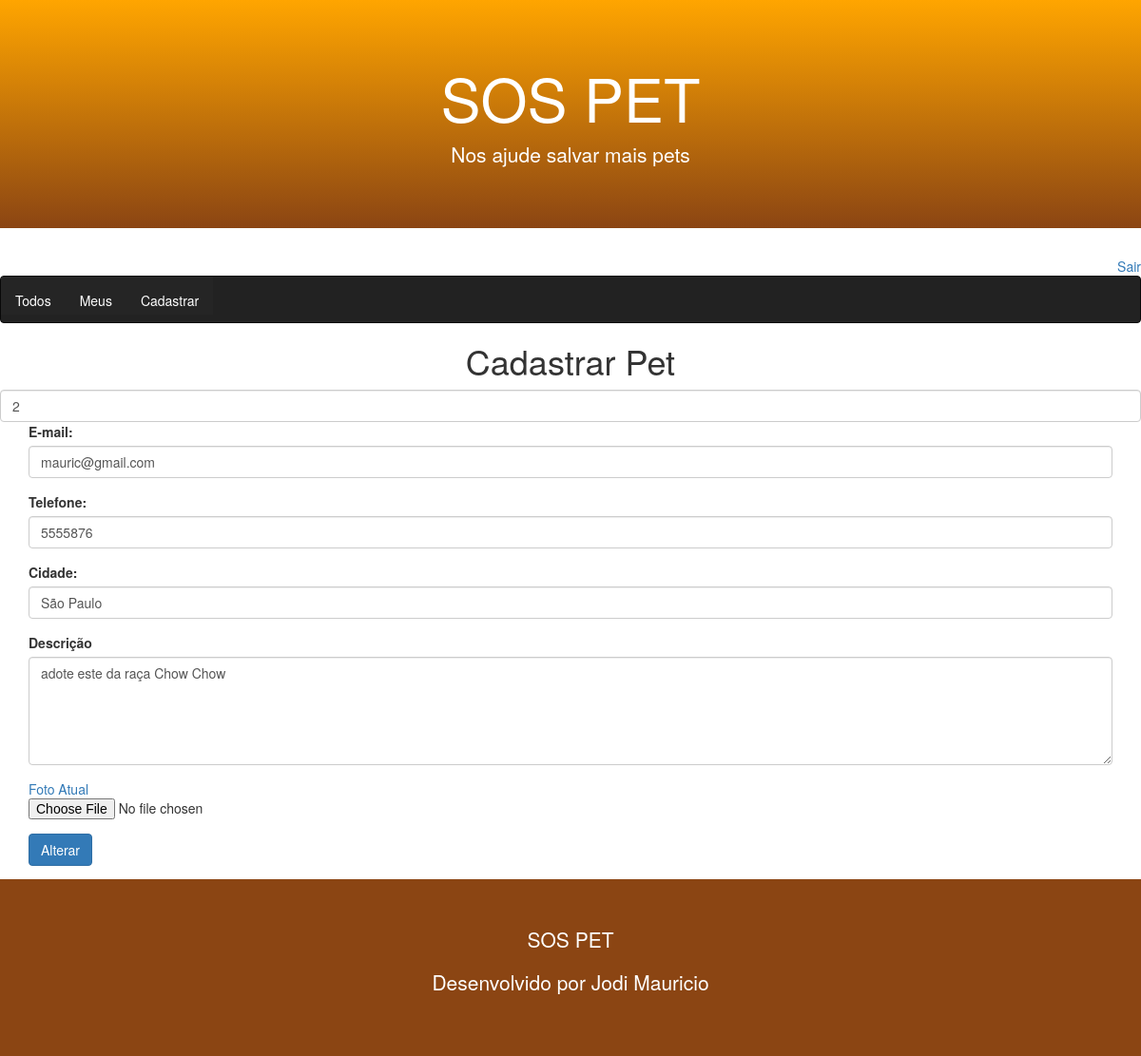
The app's page /pet/register/?id=2 (signed in), older data.
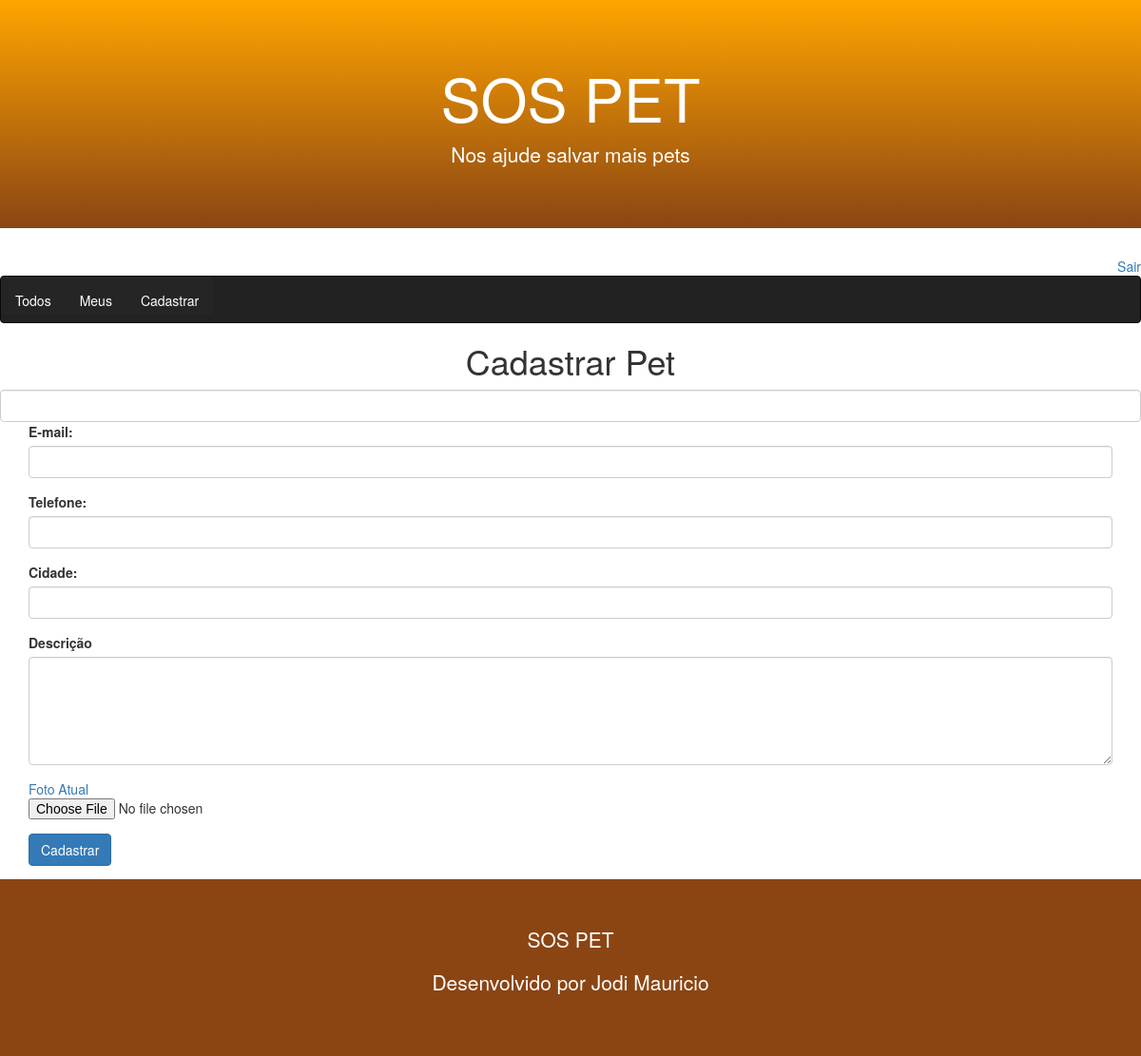
The same page, newer data.
### core/models.py (models this page shows, shortened)
class Pet(models.Model):
    city = models.CharField(max_length=100)
    description = models.TextField()
    phone = models.CharField(max_length=11)
    email = models.EmailField()
    begin_date = models.DateTimeField(auto_now_add=True)
    photo = models.ImageField(upload_to='pet')
    active = models.BooleanField(default=True)
    user = models.ForeignKey(User, on_delete=models.CASCADE)
    class Meta:
        db_table = 'pet'

### core/views.py (the view)
# urls.py: path('pet/register/', views.register_pet),
@login_required(login_url='/login/')
def register_pet(request):
    pet_id = request.GET.get('id')
    if pet_id:
        pet = Pet.objects.get(id=pet_id)
        if pet.user == request.user:
             return render(request, 'register-pet.html', {'pet':pet})
    return render(request, 'register-pet.html')

### templates/register-pet.html
{% extends "model-page.html" %}
{% block content %}
    <h1 class="text-center">Cadastrar Pet </h1>
<form enctype="multipart/form-data" action="submit", method="POST">{% csrf_token %}
    <input type="number" class="form-control" name="pet-id" value="{{ pet.id }}" hidden>
    <div class="container">
        <div class="form-group">
            <label for="email">E-mail: </label>
            <input class="form-control" name="email" type="text" value="{{ pet.email}}">
        </div>
        <div class="form-group">
            <label for="phone">Telefone: </label>
            <input class="form-control" name="phone" type="number" value="{{ pet.phone}}">
        </div>
        <div class="form-group">
            <label for="city">Cidade: </label>
            <input class="form-control" name="city" type="text" value="{{ pet.city }}">
        </div>
        <div class="form-group">
            <label for="description"> Descrição</label>
            <textarea class="form-control" rows="5" name="description">{{ pet.description }}</textarea>
        </div>
        <div class="form-group">
            <a href="/media/{{ pet.photo }}" target="_blank">Foto Atual</a>
            <input type="file" class="form-control-file border" name="file" accept="image/*">
        </div>
        <button type="submit" class="btn btn-primary">
            {% if pet %}
                Alterar
            {% else %}
                Cadastrar
            {% endif %}
        </button>
    </div>
</form>
{% endblock %}

Row changes from the older to the newer data that the page shows:
no longer on this page (row edited): Pet: pet-id "2", email "mauric@gmail.com", phone "5555876", city "São Paulo", description "adote este da raça Chow Chow"
Text that changed along with them:
text no longer shown: "Alterar"
text now shown: "Cadastrar"
